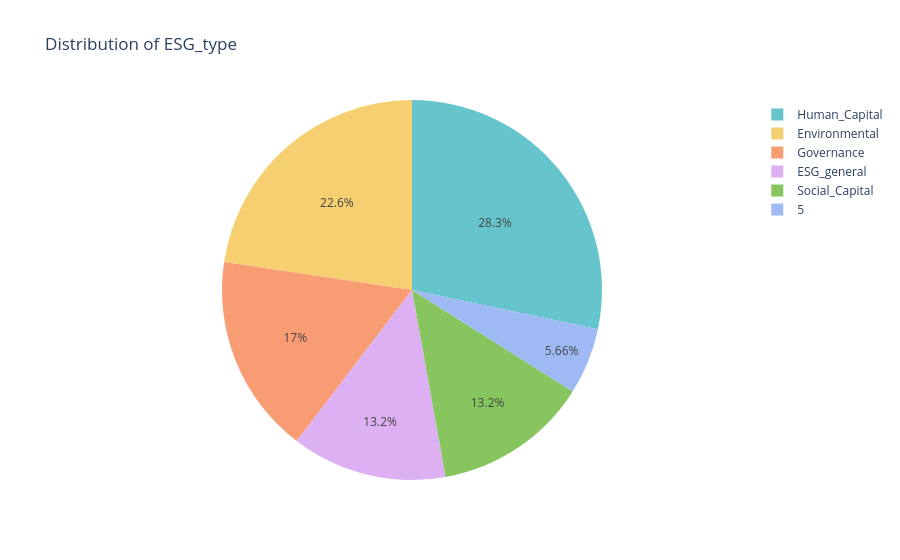

Write notebook code for a chart like this one.
### Code cell
counts = train_jpn['ESG_type'].value_counts().reset_index()
counts.columns = ['ESG_type', 'count']

# Create pie chart
fig = px.pie( counts, names='ESG_type', values='count', title='Distribution of ESG_type',color_discrete_sequence=px.colors.qualitative.Pastel)
fig.show()

### Figure 1 — Plotly figure (JSON) as saved in the notebook; plotly's stock layout.template omitted (floating-point values rounded to 4 significant figures)
{"data": [{"domain": {"x": [0, 1], "y": [0, 1]}, "hovertemplate": "ESG_type=%{label}<br>count=%{value}<extra></extra>", "labels": ["Human_Capital", "Environmental", "Governance", "ESG_general", "Social_Capital", ""], "legendgroup": "", "name": "", "showlegend": true, "type": "pie", "values": [15, 12, 9, 7, 7, 3]}], "layout": {"legend": {"tracegroupgap": 0}, "piecolorway": ["rgb(102, 197, 204)", "rgb(246, 207, 113)", "rgb(248, 156, 116)", "rgb(220, 176, 242)", "rgb(135, 197, 95)", "rgb(158, 185, 243)", "rgb(254, 136, 177)", "rgb(201, 219, 116)", "rgb(139, 224, 164)", "rgb(180, 151, 231)", "rgb(179, 179, 179)"], "title": {"text": "Distribution of ESG_type"}}}
